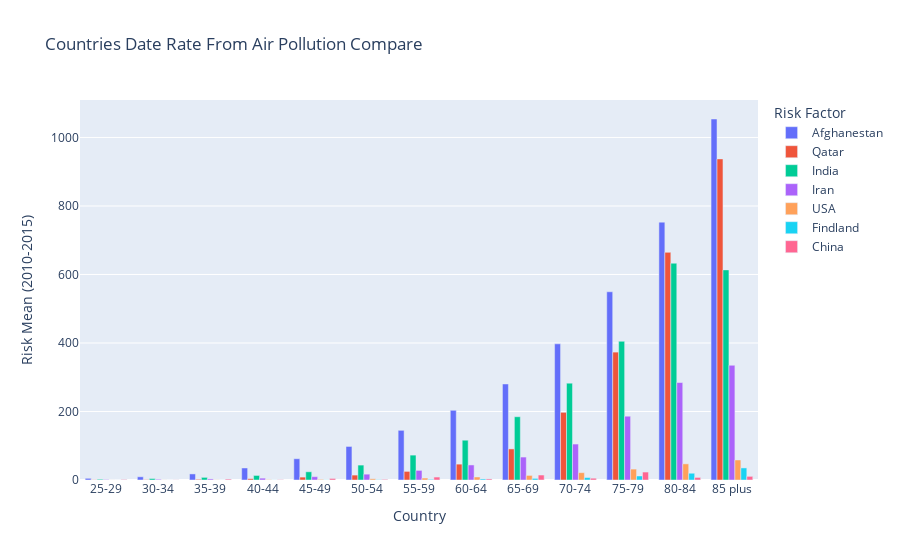

Notebook code cell kept with this figure:
### Code cell
fig_data = []
for name, code in l.items():

    country_states = (
        df[(df.location_clean == code)]
        .groupby(["location", "location_clean", "age"])
        .agg(
            val_sum=("val", "sum"),
            val_mean=("val", "mean"),
            val_first=("val", "min"),
            val_max=("val", "max"),
        )
        .sort_values(
            by="age", key=lambda x: x.str.split(" ", expand=True)[0].astype("int")
        )
        .reset_index()
    )
    fig_data.append(go.Bar(name=name, x=x_axis_label, y=country_states.val_mean))
# Change the bar mode
fig = go.Figure(data=fig_data)
fig.update_layout(
    barmode="group",
    xaxis_title="Country",
    yaxis_title="Risk Mean (2010-2015)",
    legend_title="Risk Factor",
    title="Countries Date Rate From Air Pollution Compare",
)
fig.show()

### Figure 1 — Plotly figure (JSON) as saved in the notebook; plotly's stock layout.template omitted (floating-point values rounded to 4 significant figures)
{"data": [{"name": "Afghanestan", "type": "bar", "x": ["25-29", "30-34", "35-39", "40-44", "45-49", "50-54", "55-59", "60-64", "65-69", "70-74", "75-79", "80-84", "85 plus"], "y": [4.941, 9.362, 17.76, 35.08, 62.09, 97.95, 145.0, 203.5, 280.3, 397.5, 549.5, 752.8, 1054.0]}, {"name": "Qatar", "type": "bar", "x": ["25-29", "30-34", "35-39", "40-44", "45-49", "50-54", "55-59", "60-64", "65-69", "70-74", "75-79", "80-84", "85 plus"], "y": [0.576, 1.021, 2.04, 3.849, 8.466, 14.33, 25.13, 46.32, 90.74, 197.6, 373.4, 664.6, 937.5]}, {"name": "India", "type": "bar", "x": ["25-29", "30-34", "35-39", "40-44", "45-49", "50-54", "55-59", "60-64", "65-69", "70-74", "75-79", "80-84", "85 plus"], "y": [2.205, 4.279, 7.677, 13.31, 23.96, 43.51, 72.67, 116.2, 184.7, 282.6, 404.9, 632.9, 613.4]}, {"name": "Iran", "type": "bar", "x": ["25-29", "30-34", "35-39", "40-44", "45-49", "50-54", "55-59", "60-64", "65-69", "70-74", "75-79", "80-84", "85 plus"], "y": [1.391, 2.093, 3.139, 5.411, 9.672, 17.04, 28.03, 43.94, 66.98, 104.9, 186.2, 284.5, 335.0]}, {"name": "USA", "type": "bar", "x": ["25-29", "30-34", "35-39", "40-44", "45-49", "50-54", "55-59", "60-64", "65-69", "70-74", "75-79", "80-84", "85 plus"], "y": [0.1311, 0.2609, 0.4845, 0.9613, 1.854, 3.522, 5.725, 8.775, 13.41, 21.39, 31.84, 47.13, 58.44]}, {"name": "Findland", "type": "bar", "x": ["25-29", "30-34", "35-39", "40-44", "45-49", "50-54", "55-59", "60-64", "65-69", "70-74", "75-79", "80-84", "85 plus"], "y": [0.03628, 0.06072, 0.1317, 0.2521, 0.5063, 0.9543, 1.777, 3.04, 4.658, 7.17, 11.78, 19.75, 35.26]}, {"name": "China", "type": "bar", "x": ["25-29", "30-34", "35-39", "40-44", "45-49", "50-54", "55-59", "60-64", "65-69", "70-74", "75-79", "80-84", "85 plus"], "y": [1.416, 0.3228, 2.641, 0.8046, 4.509, 1.775, 8.619, 3.163, 14.5, 5.223, 23.18, 7.536, 10.65, 38.95, 69.71, 15.54, 24.15, 117.8, 41.45, 217.3, 68.5, 367.7, 116.2, 644.0, 839.2, 202.7]}], "layout": {"barmode": "group", "legend": {"title": {"text": "Risk Factor"}}, "title": {"text": "Countries Date Rate From Air Pollution Compare"}, "xaxis": {"title": {"text": "Country"}}, "yaxis": {"title": {"text": "Risk Mean (2010-2015)"}}}}
